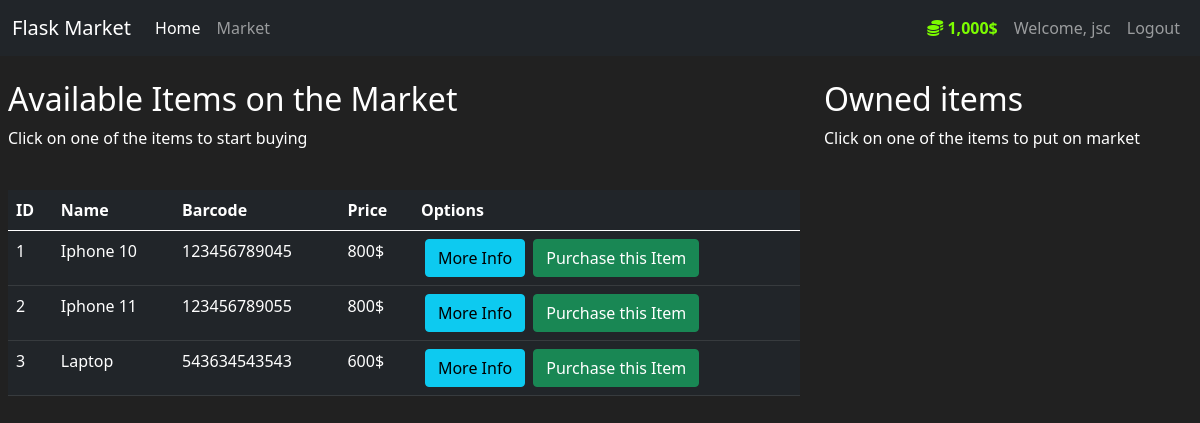
The app's page /market (signed in) with its own data.
### market/models.py (models this page shows, shortened)
class User(db.Model, UserMixin):
    id = db.Column(db.Integer(), primary_key=True)
    username = db.Column(db.String(length=30), unique=True, nullable=False)
    email_address = db.Column(db.String(length=50), unique=True, nullable=False)
    password_hash = db.Column(db.String(length=60), nullable=False)
    budget = db.Column(db.Integer(), nullable=False, default=1000)
    items = db.relationship('Item', backref='owned_user', lazy=True)   # Relationship with item, backref - access items through user and get which user owns specific item, lazy - grab all items at once
    @property
    def prettier_budget(self):
        if len(str(self.budget)) >= 4:
            return f'{str(self.budget)[:-3]},{str(self.budget)[-3:]}$'
        else:
            return f'{self.budget}$'
    @property
    def password(self):
        return self.password

class Item(db.Model):
    id = db.Column(db.Integer(), primary_key=True)
    name = db.Column(db.String(length=30), nullable=False, unique=True)
    price = db.Column(db.Integer(),nullable=False)
    barcode = db.Column(db.String(length=12), nullable=False, unique=True)
    description = db.Column(db.String(length=1024), nullable=False, unique=True)
    owner = db.Column(db.Integer(), db.ForeignKey('user.id'))

### market/routes.py (the view, shortened to what this page needs)
@app.route('/market', methods=['GET','POST'])
@login_required
def market_page():
    purchase_form = PurchaseItemForm()
    selling_form = SellItemForm()
    if request.method == 'GET':
        items = Item.query.filter_by(owner=None)    # Get all elements from table Item without owner
        owned_items = Item.query.filter_by(owner=current_user.id)
        return render_template('market.html', items=items, purchase_form=purchase_form, selling_form=selling_form, owned_items=owned_items) #Send data to html

### market/models.py (called while the page is built)
@login_manager.user_loader
def load_user(user_id):
    return User.query.get(int(user_id))

### market/templates/market.html (shortened to what this page needs)
{%  extends 'base.html' %}
{% block content %}
    <div class="row">
        <div class="col-8 mt-4">
            <div class="ms-2">
                <h2>Available Items on the Market</h2>
                <p>Click on one of the items to start buying</p>
            </div>
            <br>
            <table class="table table-hover table-dark ms-2">
                <thead>
                    <tr>
                        <th scope="col">ID</th>
                        <th scope="col">Name</th>
                        <th scope="col">Barcode</th>
                        <th scope="col">Price</th>
                        <th scope="col">Options</th>
                    </tr>
                </thead>
                <tbody>
                    {% for item in items %}
                        <tr>
                            <td>{{ item.id }}</td>
                            <td>{{ item.name }}</td>
                            <td>{{ item.barcode }}</td>
                            <td>{{ item.price }}$</td>
                            <td>
                                <button class="btn btn-outline btn-info ms-1" data-bs-toggle="modal" data-bs-target="#Modal-MoreInfo-{{ item.id }}">More Info</button>
                                <button class="btn btn-outline btn-success ms-1" data-bs-toggle="modal" data-bs-target="#Modal-BuyItem-{{ item.id }}">Purchase this Item</button>
                            </td>
                        </tr>
                    {% endfor %}
                </tbody>
            </table>
        </div>
        <div class="col-4 mt-4">
            <div class="ms-2 me-2">
                <h2>Owned items</h2>
                <p>Click on one of the items to put on market</p>
                <br>
            </div>
        </div>
    </div>
{% endblock %}

### market/templates/base.html (shortened to what this page needs)
<!doctype html>
<html lang="en">
  <head>
    <link href="https://cdn.jsdelivr.net/npm/bootstrap@5.0.2/dist/css/bootstrap.min.css" rel="stylesheet">
    <link rel="stylesheet" href="https://cdn.jsdelivr.net/npm/bootstrap-icons@1.9.1/font/bootstrap-icons.css">
  </head>
  <body>
    <nav class="navbar navbar-expand-md navbar-dark bg-dark">
        <div class="container-fluid">
            <a class="navbar-brand" href="{{ url_for('home_page') }}">Flask Market</a>
          <div class="collapse navbar-collapse" id="navbarNav">
            <ul class="navbar-nav mr-auto">
                <li class="nav-item">
                    <a class="nav-link active" aria-current="page" href="{{ url_for('home_page') }}">Home</a>
                </li>
                <li class="nav-item">
                    <a class="nav-link" href="{{ url_for('market_page') }}">Market</a>
                </li>
            </ul>
              {% if current_user.is_authenticated %}
                  <ul class="navbar-nav ms-auto">
                        <li class="nav-item">
                            <a class="nav-link" style="color: lawngreen; font-weight: bold">
                                <i class="fa-solid fa-coins"></i> {{ current_user.prettier_budget }}
                            </a>
                        </li>
                        <li class="nav-item">
                            <a class="nav-link">Welcome, {{ current_user.username }}</a>
                        </li>
                        <li class="nav-item">
                            <a class="nav-link" href="{{ url_for('logout_page') }}">Logout</a>
                        </li>
                  </ul>
              {% endif %}
          </div>
        </div>
    </nav>
    {% block content %}
    {% endblock %}
  </body>
</html>

### market/templates/base.html (style rules this page uses)
body { background-color: #212121; color: white }

### records on screen
User: prettier_budget "1,000$", username "jsc"
Item: id "1", name "Iphone 10", barcode "123456789045", price "800"
Item: id "2", name "Iphone 11", barcode "123456789055", price "800"
Item: id "3", name "Laptop", barcode "543634543543", price "600"
